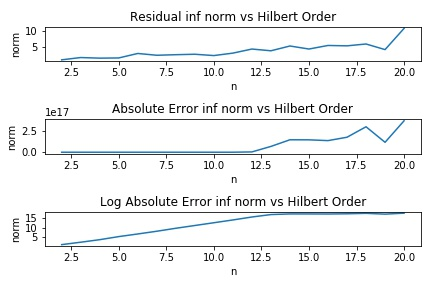

Reproduce this figure in Python.
from __future__ import division
import numpy as np
import matplotlib.pyplot as plt
import numpy.linalg as npla
import scipy.linalg as spla

def hilbert(n):
    H = np.zeros((n, n))
    for i in range(n):
        for j in range(n):
            H[i, j] = 1.0 / ((i + 1) + (j + 1) - 1)
    return H

def lusolve(A,B):
    P,L,U = spla.lu(A)
    B = np.matmul(P,B)
    y = spla.solve_triangular(L,B)
    x = spla.solve_triangular(U,y)
    return x

r = []
e = []

n = 2
while True:
    H = hilbert(n)
    x = np.ones(n)
    b = H.dot(x)
    x_hat = lusolve(H,x)
    con = npla.norm(x - x_hat, ord = np.inf)
    print(n,con)
    if(n>20):
        break
    r.append(npla.norm(b - H.dot(x_hat), ord = np.inf))
    e.append(npla.norm(x - x_hat, ord = np.inf))
    n+=1


xspace = np.array(list(range(2,n)))

same = False

if not same: plt.subplot(3, 1, 1)
plt.title('Residual inf norm vs Hilbert Order')
plt.plot(xspace, r,marker='',label='Residual inf norm',linestyle='-')
plt.xlabel('n')
plt.ylabel('norm')
if not same: plt.subplot(3, 1, 2)
plt.title('Absolute Error inf norm vs Hilbert Order')
plt.plot(xspace, e,marker='',label='Absolute Error',linestyle='-')
plt.xlabel('n')
plt.ylabel('norm')
if not same: plt.subplot(3, 1, 3)
plt.title('Log Absolute Error inf norm vs Hilbert Order')
plt.plot(xspace, np.log10(e),marker='',label='Absolute Error',linestyle='-')
plt.xlabel('n')
plt.ylabel('norm')

if same:
    plt.ylabel('p(x)')
    plt.legend()
plt.tight_layout() 
plt.savefig('problem1.jpg')
plt.show()
